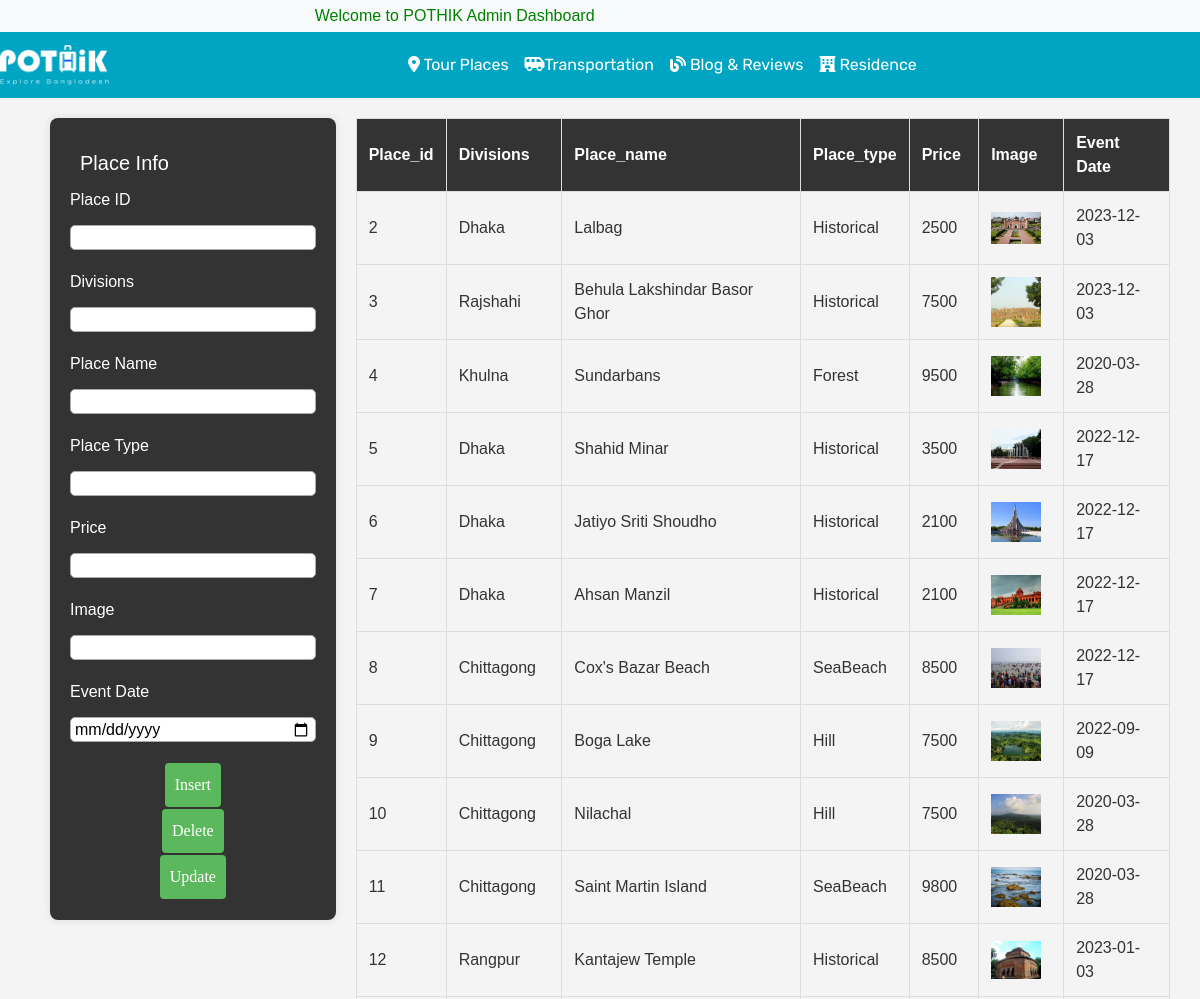
Before: /adminPlace.php (upper part) with the older database file.
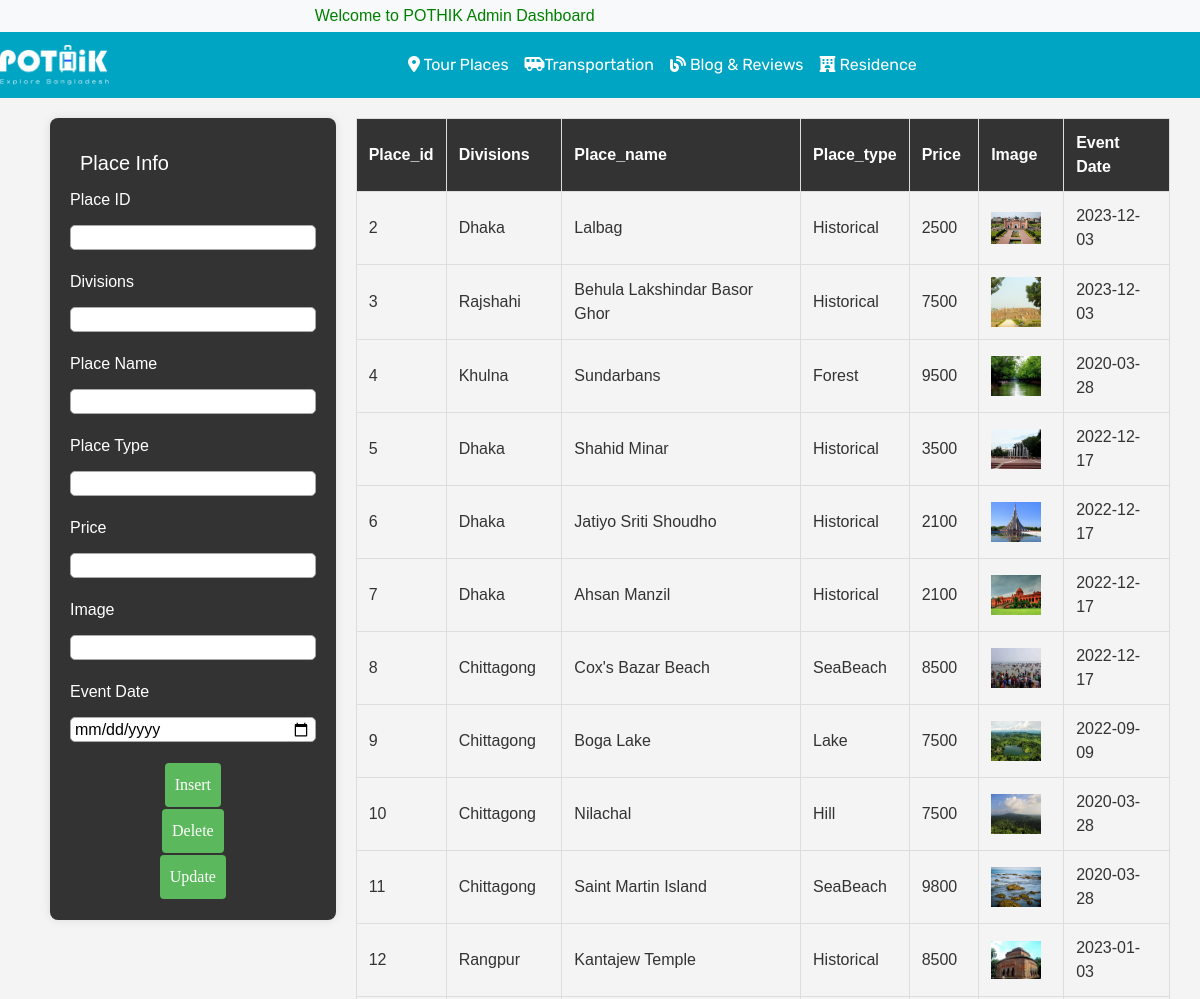
After: the same page with the newer database file.
### tables this page shows
CREATE TABLE `place` (
  `tour_id` int(11) NOT NULL,
  `tour_Division` varchar(200) NOT NULL,
  `tour_name` varchar(255) NOT NULL,
  `Place_type` varchar(25) NOT NULL,
  `tour_price` text NOT NULL,
  `tour_image` varchar(255) NOT NULL,
  `tour_register` date DEFAULT NULL,
  `rating` double NOT NULL DEFAULT 3,
  `details` text NOT NULL
);

### adminPlace.php (the view, shortened to what this page needs)
<?php
include ("_admin.php");
$conn = new mysqli('localhost', 'root', '', 'travel');
?>
<!DOCTYPE html>
<html lang="en">
<head>
  <link rel="stylesheet" href="style.css">
</head>
<body>
  <div class="container">
    <div id="box1">
      <form method="post">
        <div style="font-size: 20px; margin: 10px; color: white;">Place Info</div>
        <div>
          <label for="tour_id">Place ID</label>
          <input id="text" type="text" name="tour_id" required>
        </div>
        <div>
          <label for="tour_Division">Divisions</label>
          <input id="text" type="text" name="tour_Division">
        </div>
        <div>
          <label for="tour_name">Place Name</label>
          <input id="text" type="text" name="tour_name">
        </div>
        <div>
          <label for="Place_type">Place Type</label>
          <input id="text" type="text" name="Place_type">
        </div>
        <div>
          <label for="tour_price">Price</label>
          <input id="text" type="number" name="tour_price">
        </div>
        <div>
          <label for="tour_image">Image</label>
          <input id="text" type="text" name="tour_image">
        </div>
        <div>
          <label for="tour_register">Event Date</label>
          <input id="text" type="date" name="tour_register">
        </div>
        <div class="btn">
          <input type="submit" value="Insert" name="submit1">
        </div>
        <div class="btn">
          <input type="submit" value="Delete" name="submit2">
        </div>
        <div class="btn">
          <input type="submit" value="Update" name="submit3">
        </div>
      </form>
    </div>
    <div>
      <table>
        <tr>
          <th>Place_id</th>
          <th>Divisions</th>
          <th>Place_name</th>
          <th>Place_type</th>
          <th>Price</th>
          <th>Image</th>
          <th>Event Date</th>
        </tr>
        <?php
        $sql = "SELECT `tour_id`, `tour_Division`, `tour_name`, `Place_type`, `tour_price`, `tour_image`, `tour_register` FROM `place`";
        $result = $conn->query($sql);
        if ($result->num_rows > 0) {
          while ($row = $result->fetch_assoc()) {
            echo "<tr>
                              <td>{$row['tour_id']}</td>
                              <td>{$row['tour_Division']}</td>
                              <td>{$row['tour_name']}</td>
                              <td>{$row['Place_type']}</td>
                              <td>{$row['tour_price']}</td>
                              <td><img src='" . $row["tour_image"] . "' alt='Image' width='50'></td>
                              <td>{$row['tour_register']}</td>
                            </tr>";
          }
        } else {
          echo "<tr><td colspan='7'>No results found</td></tr>";
        }
        ?>
      </table>
    </div>
  </div>
</body>
</html>

Changed rows visible on the page:
changed place "Boga Lake": Place_type "Hill" → "Lake"
